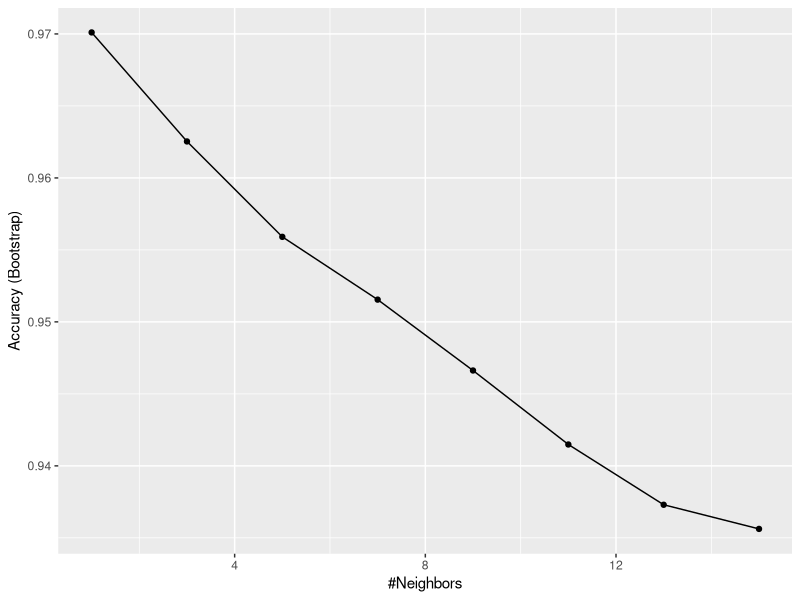
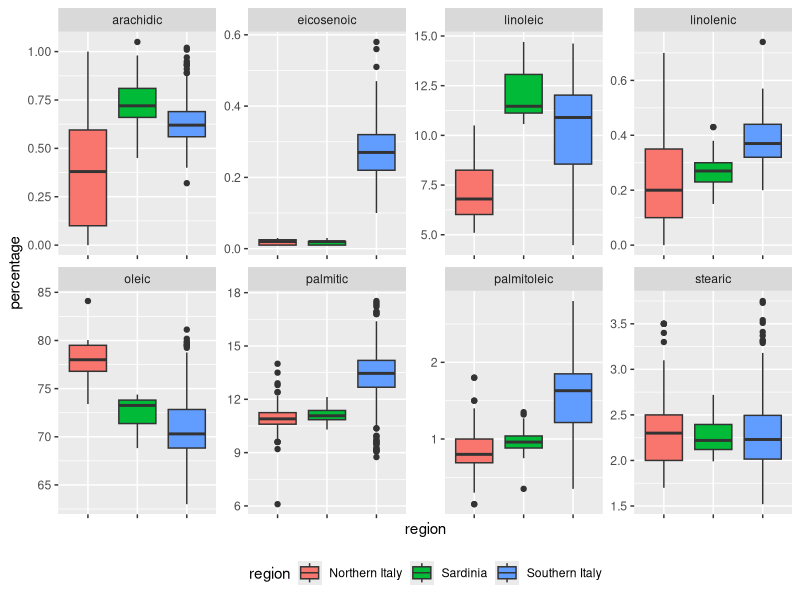
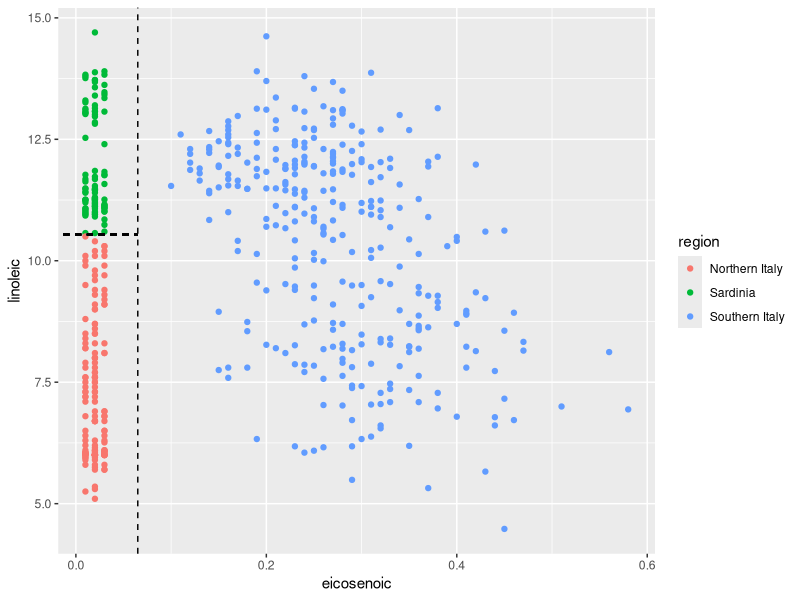
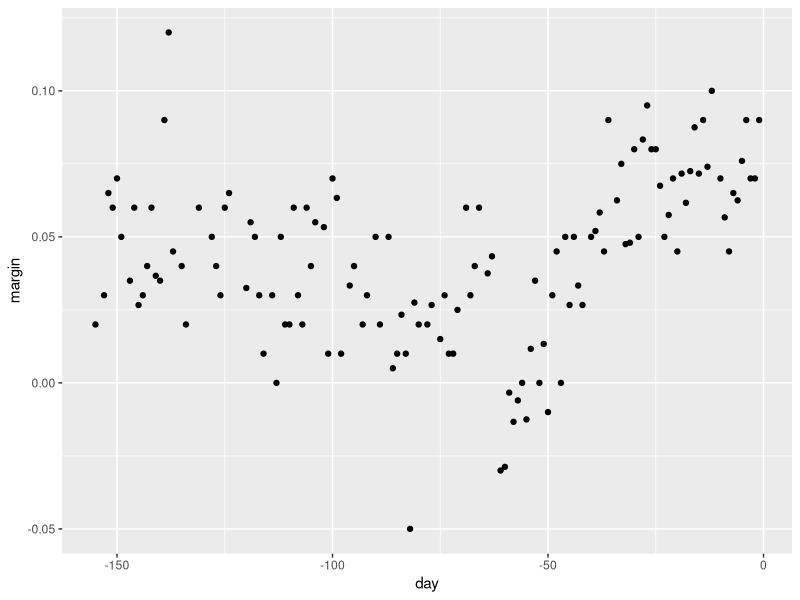
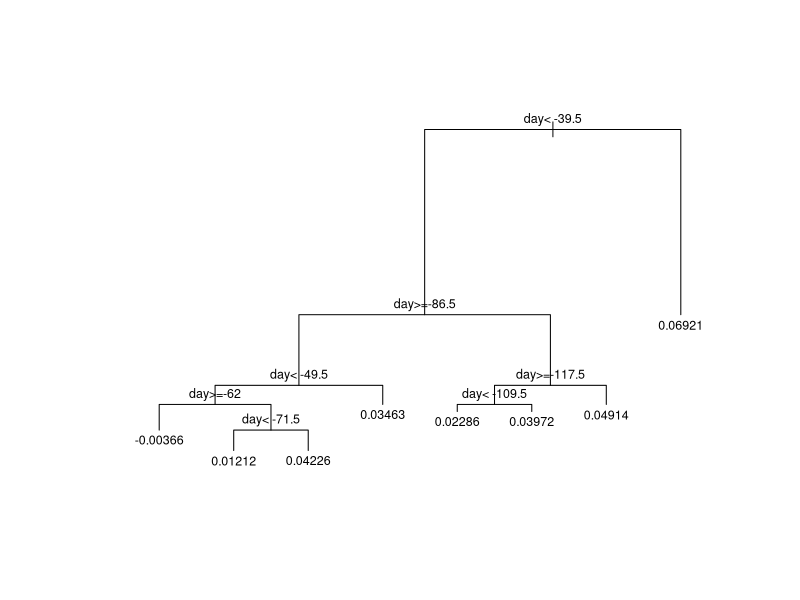
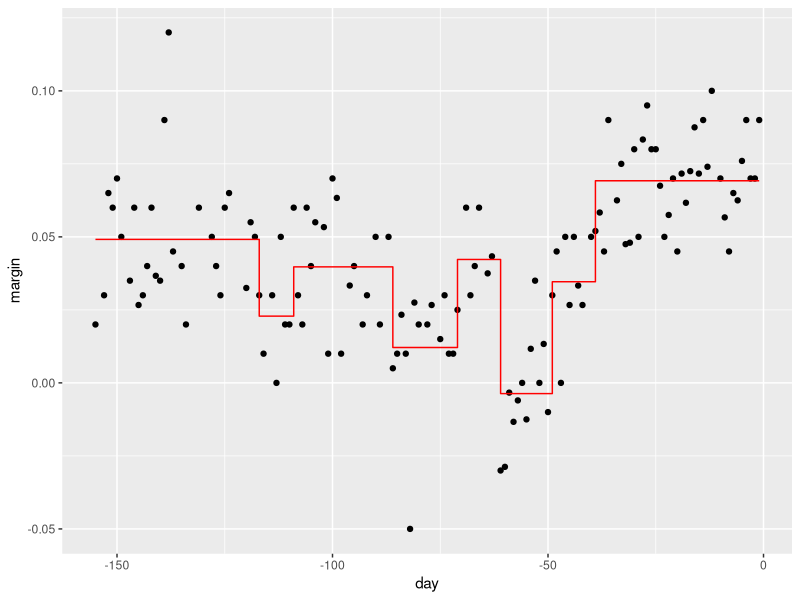
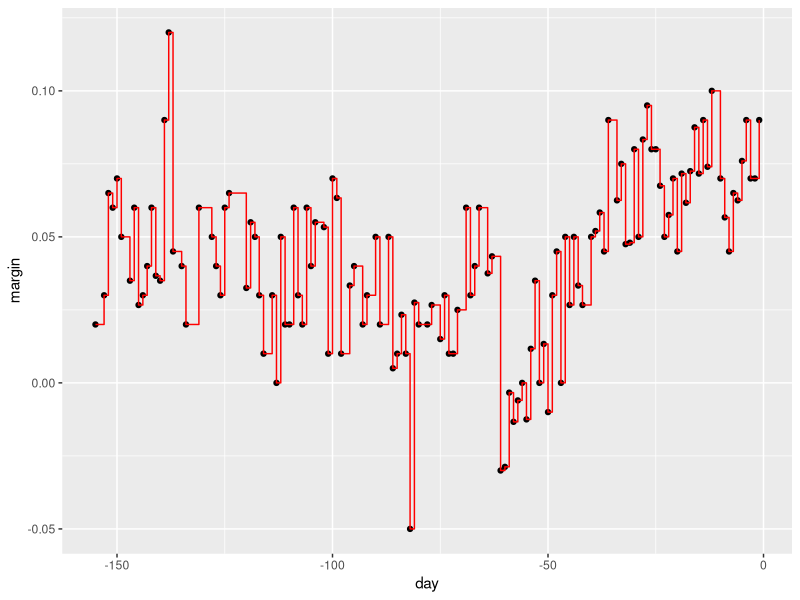
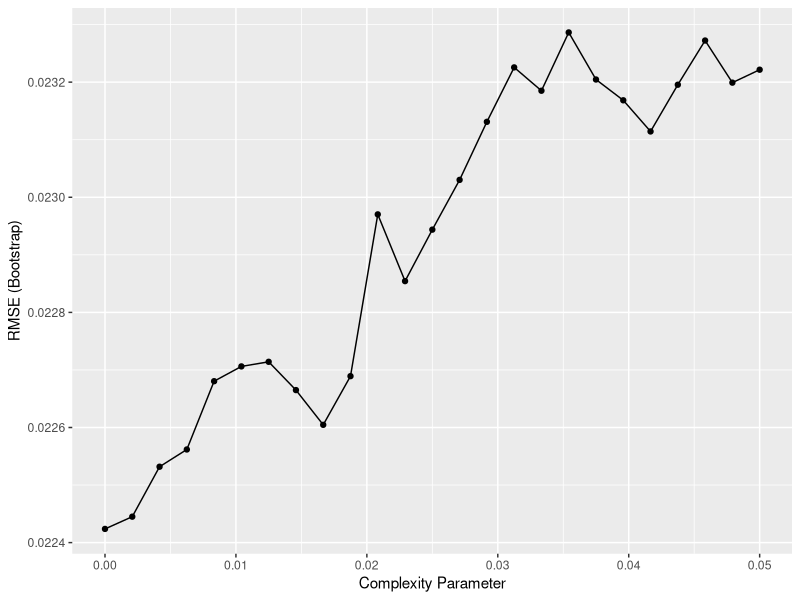

Recreate these plots in R, in order.
library(tidyverse)
library(dplyr)
library(dslabs)
library(ggplot2)
library(randomForest)
library(caret)

# Decision tree motivation example
# Source: https://rafalab.github.io/dsbook/examples-of-algorithms.html#classification-and-regression-trees-cart
data("olive")
names(olive)
table(olive$region)

olive = select(olive, -area)
fit   = train(region ~.,
              method   = "knn",
              tuneGrid = data.frame(k = seq(1, 15, 2)),
              data     = olive)
ggplot(fit)

olive %>% gather(fatty_acid, percentage, -region) %>%
    ggplot(aes(region, percentage, fill = region)) +
    geom_boxplot() +
    facet_wrap(~fatty_acid, scales = "free", ncol = 4) +
    theme(axis.text.x = element_blank(), legend.position="bottom")


olive %>% 
    ggplot(aes(eicosenoic, linoleic, color = region)) + 
    geom_point() +
    geom_vline(xintercept = 0.065, lty = 2) + 
    geom_segment(x = -0.2, y = 10.54, xend = 0.065, yend = 10.54, 
                 color = "black", lty = 2)
rm(list = ls())


# Regression tree example
# Source: https://rafalab.github.io/dsbook/examples-of-algorithms.html#cart-motivation
data("polls_2008")
qplot(day, margin, data = polls_2008)
summary(polls_2008$day)


library(rpart)
fit = rpart(margin ~ ., data = polls_2008)
plot(fit, margin = 0.1)
text(fit, cex = 0.75)

polls_2008 %>% 
    mutate(y_hat = predict(fit)) %>% 
    ggplot() +
    geom_point(aes(day, margin)) +
    geom_step(aes(day, y_hat), col="red")


fit <- rpart(margin ~ ., 
             data = polls_2008, 
             control = rpart.control(cp = 0, minsplit = 2))
polls_2008 %>% 
    mutate(y_hat = predict(fit)) %>% 
    ggplot() +
    geom_point(aes(day, margin)) +
    geom_step(aes(day, y_hat), col="red")


# Example of choosing parameters
# Source: https://rafalab.github.io/dsbook/examples-of-algorithms.html#cart-motivation
train_rpart = train(margin ~.,
                    method   = "rpart",
                    tuneGrid = data.frame(cp = seq(0.00, 0.05, len = 25)),
                    data     = polls_2008)
ggplot(train_rpart)
plot(train_rpart$finalModel, margin = 0.1)
text(train_rpart$finalModel, cex = 0.75)

polls_2008 %>% 
    mutate(y_hat = predict(train_rpart)) %>% 
    ggplot() +
    geom_point(aes(day, margin)) +
    geom_step(aes(day, y_hat), col="red")


pruned_fit = prune(fit, cp = 0.01)
polls_2008 %>% 
    mutate(y_hat = predict(pruned_fit)) %>% 
    ggplot() +
    geom_point(aes(day, margin)) +
    geom_step(aes(day, y_hat), col="red")
rm(list = ls())

# Example of classification decision tree
# Source: https://rafalab.github.io/dsbook/examples-of-algorithms.html#cart-motivation
train_rpart <- train(y ~ .,
                     method = "rpart",
                     tuneGrid = data.frame(cp = seq(0.0, 0.1, len = 25)),
                     data = mnist_27$train)
plot(train_rpart)

y_hat <- predict(train_rpart, mnist_27$test)
confusionMatrix(y_hat, mnist_27$test$y)$overall["Accuracy"]
rm(list = ls())


# Example of random forest
# Source: https://rafalab.github.io/dsbook/examples-of-algorithms.html#random-forests
data(polls_2008)

plot(x     = polls_2008$day,
     y     = polls_2008$margin,
     col   = "dodgerblue1",
     pch   = 19,
     main  = "Explore polls data",
     frame = F,
     xlab  = "day",
     ylab  = "margin")
points(x     = polls_2008$day,
       y     = polls_2008$margin,
       pch   = 21)

fit = randomForest(margin ~., data = polls_2008)
plot(fit,
     frame = F,
     col   = "blue")

polls_2008 %>% 
    mutate(y_hat = predict(fit, newdata = polls_2008)) %>% 
    ggplot() +
    geom_point(aes(day, margin), col = "dodgerblue1") +
    geom_line(aes(day, y_hat), col = "red") +
    theme_bw()

rm(list = ls())


# Digits example
# Source: https://rafalab.github.io/dsbook/examples-of-algorithms.html#random-forests
mydata = mnist_27$train
head(mydata)

train_rf = randomForest(y ~., data = mnist_27$train)
caret::confusionMatrix(predict(train_rf, mnist_27$test),
                       mnist_27$test$y)$overall["Accuracy"]


# Optimize node size
# Source: https://rafalab.github.io/dsbook/examples-of-algorithms.html#random-forests
library(caret)
nodesize = seq(1, 51, 10)
acc = sapply(nodesize, function(ns){train(y ~.,
                                          method   = "rf",
                                          data     = mnist_27$train,
                                          tuneGrid = data.frame(mtry = 2),
                                          nodesize = ns)$results$Accuracy})

qplot(nodesize, acc)

train_rf_2 = randomForest(y ~., 
                          data = mnist_27$train,
                          nodesize = nodesize[which.max(acc)])
caret::confusionMatrix(predict(train_rf_2, mnist_27$test),
                       mnist_27$test$y)$overall["Accuracy"]
rm(list = ls())

# Show importance of variables
# Source: https://www.rdocumentation.org/packages/randomForest/versions/4.6-14/topics/importance
set.seed(4543)
data(mtcars)
mtcars_rf = randomForest(mpg ~.,
                         data        = mtcars,
                         ntree       = 1000,
                         keep.forest = FALSE,
                         importance  = TRUE)
importance(mtcars_rf)
importance(mtcars_rf, type = 1)
